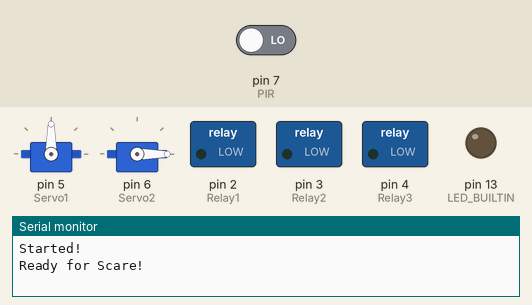
This sketch was run on a simulated Arduino Uno, built with avr-gcc and run on an emulated ATmega328P. Shown: 2 × servo, switched loads named in the sketch (green lamp = pin HIGH), output pins drawn as LEDs (lit = HIGH), the last lines printed to the serial monitor. Inputs (shaded band) come from the test bench; at power-on: pin 7 (PIR) LOW.

Above: at 10.8 s.
10.9 s: pin 7 (PIR) driven HIGH
At 11.4 s:
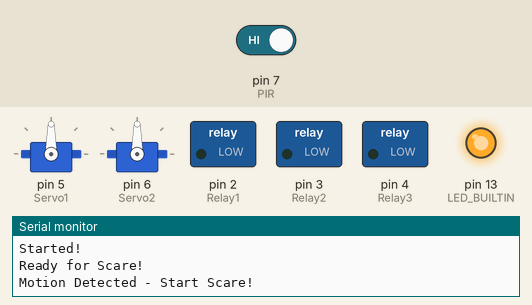
At 12.35 s:
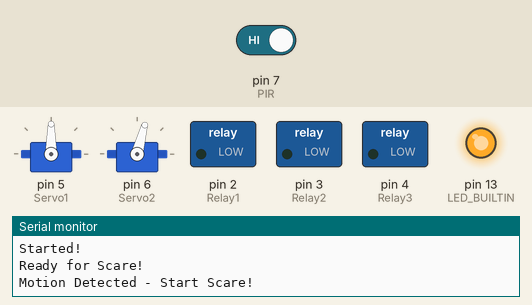
Timing chart, 0 to 21.9 s (numbered marks = the images above; inputs shaded):
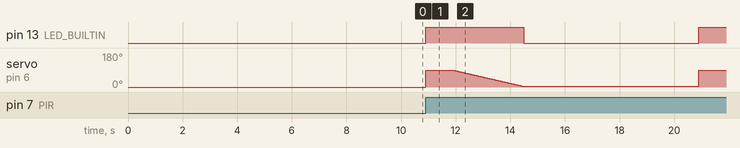

Measured:
- after the input at 10.9 s, pin 13 (LED_BUILTIN): LOW → HIGH at once, → LOW 3.6 s later, → HIGH 6.4 s later; servo on pin 6 (Servo2): ramps from 90° to 4° and jumps back, once every 10.0 s

The sketch:

Hallouino.ino
```cpp
/*******************************************
   Halloween Spoopy Skeleton Scares
     -Arduino Uno using custom RelayUno PCB
 ******************************************/
#include <Servo.h>

Servo zAxis;
Servo yTilt;

//Setup Peripherals
#define Relay1 2
#define Relay2 3
#define Relay3 4
#define Servo1 5
#define Servo2 6
#define PIR 7

int motion = 0;
int

unsigned long Time = 0;
unsigned long prevTime = 0;

void setup() {
  Serial.begin(9600);

  pinMode(LED_BUILTIN, OUTPUT);
  pinMode(Relay1, OUTPUT);
  pinMode(Relay2, OUTPUT);
  pinMode(Relay3, OUTPUT);
  pinMode(PIR, INPUT);
  zAxis.attach(Servo1);
  yTilt.attach(Servo2);
  yTilt.write(0);
  Serial.println("Started!");
}

void loop() {
  if ((millis() - prevTime) > 10000) {
    Serial.println("Ready for Scare!");
    waitMotion();
  }
}

void waitMotion() {
  while (1) {
    motion = digitalRead(PIR);
    if (motion) {
      Serial.println("Motion Detected - Start Scare!");
      prevTime = millis(); //Reset time stamp upon triggering SPOOK
      digitalWrite(LED_BUILTIN, HIGH);
      SPOOK();             //Scare Action Function
      return;
    }
  }
}

void SPOOK() {
  //Servo Triggering
  yTilt.write(90);
  delay(1000);
  for(int i = 89; i > 3; i--){
    yTilt.write(i);
    delay(30);
  }


  /*
  //Relay Triggering
  digitalWrite(Relay1 = 1);
  delay(25);
  digitalWrite(Relay1 = 0);
  */
   Serial.println("Scare Done!");
   digitalWrite(LED_BUILTIN, LOW);
}
```
